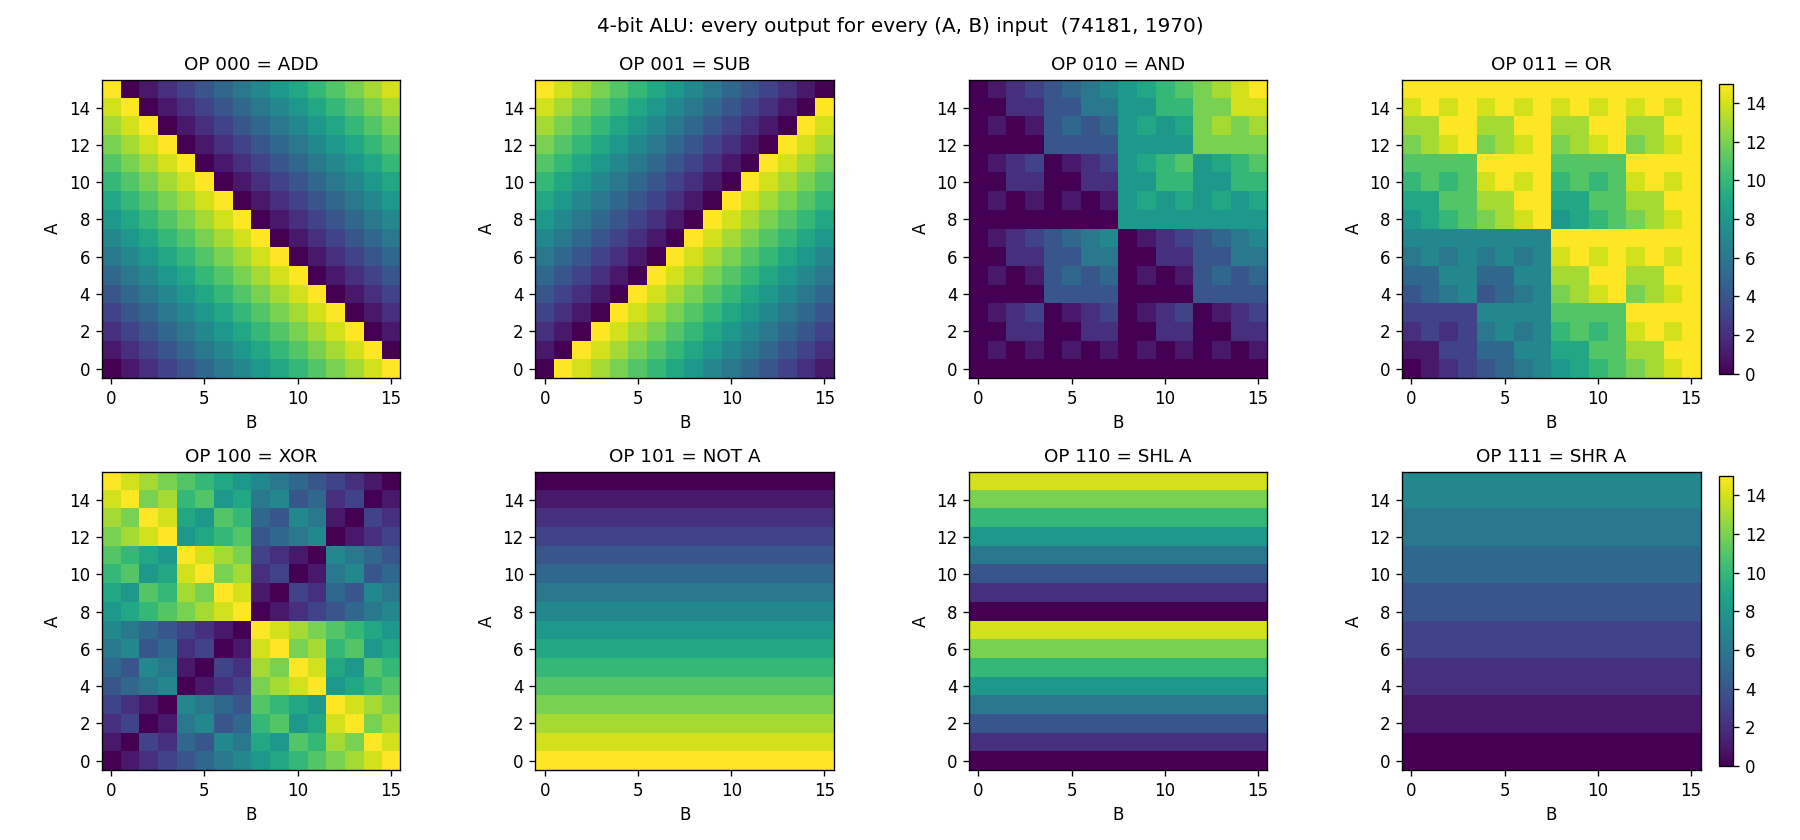

Source code (Python):
"""
Chapter 5.5 - A 4-bit ALU: the arithmetic heart of every CPU.

Phenomenon
----------
Arithmetic Logic Units (ALUs) take two binary words A, B and an operation
selector OP, and return A op B.  The 74181 (1970, TI) was the first
single-chip 4-bit ALU and a milestone in computer architecture — the
"slice" you used to build the PDP-11, Xerox Alto, even some early IBM
mainframes.

We implement an 8-operation 4-bit ALU using only Python integer arithmetic
(simulating the gate-level behavior), exhaustively check it across all
2^(4+4+3) = 2048 input combos, and visualize the truth surface.
"""
import numpy as np
import matplotlib.pyplot as plt
import os
from itertools import product

OPS = {
    0b000: "ADD",
    0b001: "SUB",
    0b010: "AND",
    0b011: "OR",
    0b100: "XOR",
    0b101: "NOT A",
    0b110: "SHL A",
    0b111: "SHR A",
}

def alu(a, b, op, w=4):
    mask = (1 << w) - 1
    a &= mask; b &= mask
    if   op == 0b000: r = (a + b) & mask
    elif op == 0b001: r = (a - b) & mask
    elif op == 0b010: r = a & b
    elif op == 0b011: r = a | b
    elif op == 0b100: r = a ^ b
    elif op == 0b101: r = (~a) & mask
    elif op == 0b110: r = (a << 1) & mask
    elif op == 0b111: r = (a >> 1) & mask
    else: r = 0
    zero = int(r == 0)
    return r, zero

# Build the full output tensor [op, a, b]
results = np.zeros((8, 16, 16), dtype=int)
for op in range(8):
    for a in range(16):
        for b in range(16):
            r, _ = alu(a, b, op)
            results[op, a, b] = r

# ---------- Plot the 8 operation surfaces as heatmaps ----------
fig, axes = plt.subplots(2, 4, figsize=(15, 7))
for op in range(8):
    ax = axes[op // 4, op % 4]
    im = ax.imshow(results[op], cmap="viridis", vmin=0, vmax=15, origin="lower")
    ax.set_title(f"OP {op:03b} = {OPS[op]}", fontsize=11)
    ax.set_xlabel("B"); ax.set_ylabel("A")
    if op % 4 == 3:
        plt.colorbar(im, ax=ax, fraction=0.04)
fig.suptitle("4-bit ALU: every output for every (A, B) input  (74181, 1970)",
             fontsize=12)
fig.tight_layout()
out_path = os.path.join(os.path.dirname(__file__), "alu_4bit.png")
fig.savefig(out_path, dpi=120)
print(f"saved {out_path}")

# Smoke-check with Python
for op in range(8):
    for _ in range(20):
        a, b = np.random.randint(0, 16, size=2)
        r, _ = alu(int(a), int(b), op)
        assert 0 <= r <= 15
print(f"Verified all 8 ALU operations on random inputs")
